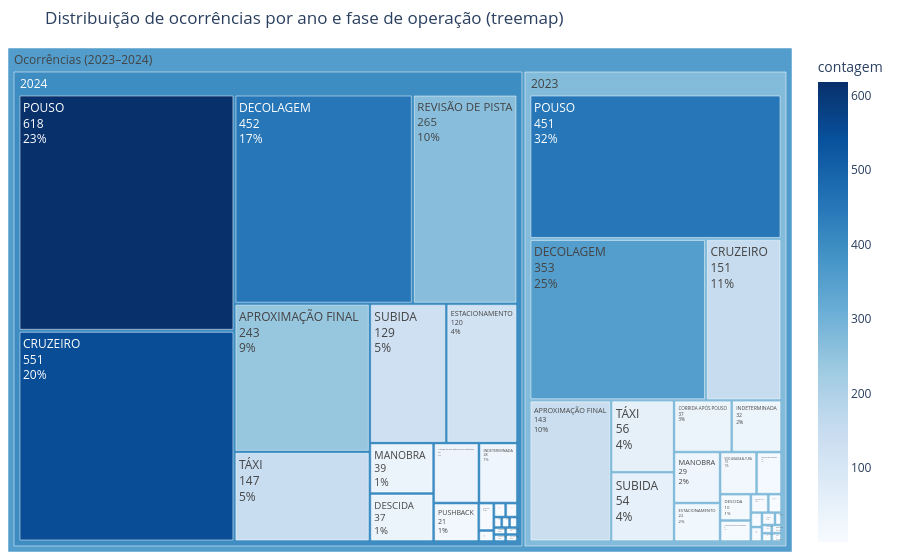
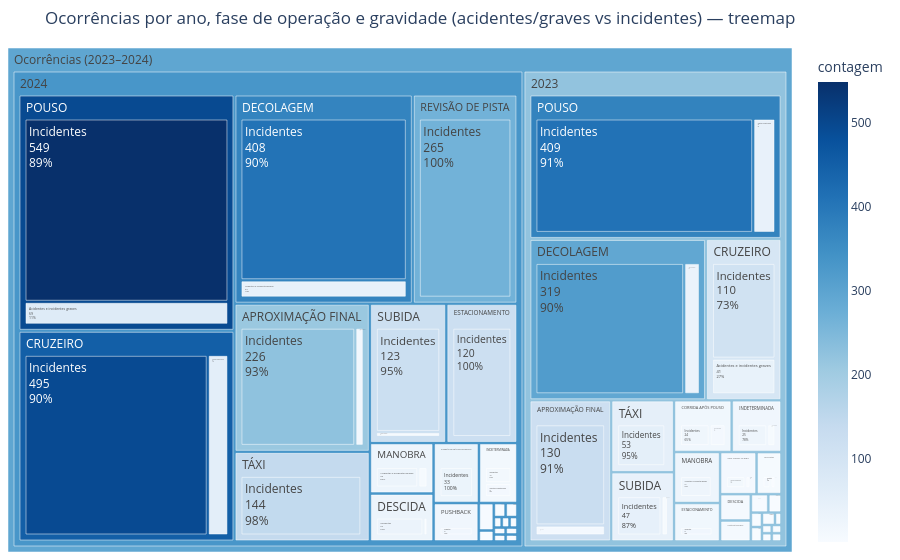

These figures' notebook cell, in order:
### Markdown cell above
## Distribuição das ocorrências por fase de voo
O dataframe ```df_aeronave``` contém outros atributos de interesse à este estudo. Ele mantem os dados do aeroporto de onde o voo decolou, o aeroporto onde estava programado o pouso e a fase de voo em que a ocorrência foi reportada. Num procedimento de avaliação de risco, é levado em conta as fases mais críticas de operação (STOLZER, 2016). Na aviação, as fases de decolagem, aproximação final e pouso são consideradas as mais críticas do voo, concentrando a maior parte das ocorrências aeronáuticas. Isso se deve à maior complexidade operacional nessas etapas, maior probabilidade de falha humana e também à menor margem de erro associada à proximidade do solo.

Estudos internacionais indicam que a maioria dos acidentes ocorre durante as fases de aproximação e pouso, seguidas pela decolagem (ICAO, 2023; Boeing, 2022). Essa evidência reforça a importância de analisar as ocorrências considerando a fase do voo, como forma de compreender melhor os fatores de risco envolvidos.

Vamos observar o agrupamento das ocorrências registradas por fase de voo para obter a confirmação do embasamento teórico citado.

### Code cell
# agrupamento de ocorrências por fase de voo
df_ocorrencia_fase_voo = df_aeronave[df_aeronave['aeronave_fase_operacao'].notna()]

df_ocorrencia_com_fase = df_ocorrencia.merge(
    df_ocorrencia_fase_voo[['codigo_ocorrencia2', 'aeronave_fase_operacao']],
    on='codigo_ocorrencia2',
    how='inner'
)
df_ocorrencia_com_fase_2023 = filter_by_year(df_ocorrencia_com_fase, 'ocorrencia_dia', [2023])
df_ocorrencia_com_fase_2024 = filter_by_year(df_ocorrencia_com_fase, 'ocorrencia_dia', [2024])

contagem_ocorrencias_por_fase_2023 = (
    df_ocorrencia_com_fase_2023
    .groupby('aeronave_fase_operacao')
    .size()
    .reset_index(name='contagem')
    .sort_values('contagem', ascending=False)
)

contagem_ocorrencias_por_fase_2024 = (
    df_ocorrencia_com_fase_2024
    .groupby('aeronave_fase_operacao')
    .size()
    .reset_index(name='contagem')
    .sort_values('contagem', ascending=False)
)

print("2023")
display(contagem_ocorrencias_por_fase_2023.head())
print("2024")
display(contagem_ocorrencias_por_fase_2024.head())

# Treemap: raiz = total (2023+2024); primeiro nível = ano; folhas = fase de operação
_df_treemap_fase = pd.concat(
    [
        contagem_ocorrencias_por_fase_2023.assign(ano="2023"),
        contagem_ocorrencias_por_fase_2024.assign(ano="2024"),
    ],
    ignore_index=True,
)
_df_treemap_fase["total_ocorrencias"] = "Ocorrências (2023–2024)"

fig_treemap_fase = ptex.treemap(
    _df_treemap_fase,
    path=["total_ocorrencias", "ano", "aeronave_fase_operacao"],
    values="contagem",
    color="contagem",
    color_continuous_scale="Blues",
    hover_data={"contagem": ":,.0f"},
)
fig_treemap_fase.update_traces(
    textinfo="label+value+percent parent",
    textfont_size=12,
    marker=dict(line=dict(width=0.5, color="white")),
)
fig_treemap_fase.update_layout(
    title="Distribuição de ocorrências por ano e fase de operação (treemap)",
    margin=dict(t=48, l=8, r=8, b=8),
    height=560,
)
fig_treemap_fase.show()


def _estrato_por_classificacao(serie):
    """Agrupa ACIDENTE + INCIDENTE GRAVE vs INCIDENTE; demais valores em 'Outras classificações'."""

    def _one(x):
        if pd.isna(x):
            return "(sem classificação)"
        x = str(x).strip()
        if x in ("ACIDENTE", "INCIDENTE GRAVE"):
            return "Acidentes e incidentes graves"
        if x == "INCIDENTE":
            return "Incidentes"
        return "Outras classificações"

    return serie.map(_one)


_parts_treemap_estrato = []
for _df_ano, _ano in (
    (df_ocorrencia_com_fase_2023, "2023"),
    (df_ocorrencia_com_fase_2024, "2024"),
):
    _t = _df_ano.assign(estrato=_estrato_por_classificacao(_df_ano["ocorrencia_classificacao"]))
    _parts_treemap_estrato.append(
        _t.groupby(["aeronave_fase_operacao", "estrato"], dropna=False)
        .size()
        .reset_index(name="contagem")
        .assign(ano=_ano)
    )

_df_treemap_fase_estrato = pd.concat(_parts_treemap_estrato, ignore_index=True)
_df_treemap_fase_estrato["total_ocorrencias"] = "Ocorrências (2023–2024)"

fig_treemap_fase_estrato = ptex.treemap(
    _df_treemap_fase_estrato,
    path=["total_ocorrencias", "ano", "aeronave_fase_operacao", "estrato"],
    values="contagem",
    color="contagem",
    color_continuous_scale="Blues",
    hover_data={"contagem": ":,.0f"},
)
fig_treemap_fase_estrato.update_traces(
    textinfo="label+value+percent parent",
    textfont_size=12,
    marker=dict(line=dict(width=0.5, color="white")),
)
fig_treemap_fase_estrato.update_layout(
    title="Ocorrências por ano, fase de operação e gravidade (acidentes/graves vs incidentes) — treemap",
    margin=dict(t=48, l=8, r=8, b=8),
    height=560,
)
fig_treemap_fase_estrato.show()

### Figure 1 — Plotly figure (JSON) as saved in the notebook; plotly's stock layout.template omitted (floating-point values rounded to 4 significant figures)
{"data": [{"branchvalues": "total", "customdata": [[451.0], [353.0], [151.0], [143.0], [56.0], [54.0], [37.0], [32.0], [29.0], [22.0], [19.0], [13.0], [10.0], [8.0], [4.0], [3.0], [2.0], [2.0], [2.0], [1.0], [1.0], [1.0], [1.0], [1.0], [618.0], [551.0], [452.0], [265.0], [243.0], [147.0], [129.0], [120.0], [39.0], [37.0], [33.0], [28.0], [21.0], [5.0], [2.0], [2.0], [2.0], [1.0], [1.0], [1.0], [1.0], [1.0], [1.0], [1.0], [273.5], [398.7], [356.1]], "domain": {"x": [0, 1], "y": [0, 1]}, "hovertemplate": "labels=%{label}<br>contagem_sum=%{value}<br>parent=%{parent}<br>id=%{id}<br>contagem=%{color:,.0f}<extra></extra>", "ids": ["Ocorrências (2023–2024)/2023/POUSO", "Ocorrências (2023–2024)/2023/DECOLAGEM", "Ocorrências (2023–2024)/2023/CRUZEIRO", "Ocorrências (2023–2024)/2023/APROXIMAÇÃO FINAL", "Ocorrências (2023–2024)/2023/TÁXI", "Ocorrências (2023–2024)/2023/SUBIDA", "Ocorrências (2023–2024)/2023/CORRIDA APÓS POUSO", "Ocorrências (2023–2024)/2023/INDETERMINADA", "Ocorrências (2023–2024)/2023/MANOBRA", "Ocorrências (2023–2024)/2023/ESTACIONAMENTO", "Ocorrências (2023–2024)/2023/VOO A BAIXA ALTURA", "Ocorrências (2023–2024)/2023/CIRCUITO DE TRÁFEGO", "Ocorrências (2023–2024)/2023/DESCIDA", "Ocorrências (2023–2024)/2023/INSPEÇÃO DE TRÂNSITO/INTERVOO", "Ocorrências (2023–2024)/2023/ARREMETIDA NO SOLO", "Ocorrências (2023–2024)/2023/ARREMETIDA NO AR", "Ocorrências (2023–2024)/2023/DECOLAGEM VERTICAL", "Ocorrências (2023–2024)/2023/PAIRADO", "Ocorrências (2023–2024)/2023/PUSHBACK", "Ocorrências (2023–2024)/2023/OUTRA FASE", "Ocorrências (2023–2024)/2023/PARTIDA DO MOTOR", "Ocorrências (2023–2024)/2023/CHEQUE DE MOTOR OU ROTOR", "Ocorrências (2023–2024)/2023/RETA FINAL", "Ocorrências (2023–2024)/2023/***", "Ocorrências (2023–2024)/2024/POUSO", "Ocorrências (2023–2024)/2024/CRUZEIRO", "Ocorrências (2023–2024)/2024/DECOLAGEM", "Ocorrências (2023–2024)/2024/REVISÃO DE PISTA", "Ocorrências (2023–2024)/2024/APROXIMAÇÃO FINAL", "Ocorrências (2023–2024)/2024/TÁXI", "Ocorrências (2023–2024)/2024/SUBIDA", "Ocorrências (2023–2024)/2024/ESTACIONAMENTO", "Ocorrências (2023–2024)/2024/MANOBRA", "Ocorrências (2023–2024)/2024/DESCIDA", "Ocorrências (2023–2024)/2024/INSPEÇÃO DE TRÂNSITO/INTERVOO", "Ocorrências (2023–2024)/2024/INDETERMINADA", "Ocorrências (2023–2024)/2024/PUSHBACK", "Ocorrências (2023–2024)/2024/OUTRA FASE", "Ocorrências (2023–2024)/2024/PAIRADO", "Ocorrências (2023–2024)/2024/NÃO IDENTIFICADA", "Ocorrências (2023–2024)/2024/CORRIDA APÓS POUSO", "Ocorrências (2023–2024)/2024/PARTIDA DO MOTOR", "Ocorrências (2023–2024)/2024/OPERAÇÃO DE SOLO", "Ocorrências (2023–2024)/2024/PROCEDIMENTO DE APROXIMAÇÃO IFR", "Ocorrências (2023–2024)/2024/ARREMETIDA NO AR", "Ocorrências (2023–2024)/2024/CIRCUITO DE TRÁFEGO", "Ocorrências (2023–2024)/2024/CHEQUE DE MOTOR OU ROTOR", "Ocorrências (2023–2024)/2024/VOO A BAIXA ALTURA", "Ocorrências (2023–2024)/2023", "Ocorrências (2023–2024)/2024", "Ocorrências (2023–2024)"], "labels": ["POUSO", "DECOLAGEM", "CRUZEIRO", "APROXIMAÇÃO FINAL", "TÁXI", "SUBIDA", "CORRIDA APÓS POUSO", "INDETERMINADA", "MANOBRA", "ESTACIONAMENTO", "VOO A BAIXA ALTURA", "CIRCUITO DE TRÁFEGO", "DESCIDA", "INSPEÇÃO DE TRÂNSITO/INTERVOO", "ARREMETIDA NO SOLO", "ARREMETIDA NO AR", "DECOLAGEM VERTICAL", "PAIRADO", "PUSHBACK", "OUTRA FASE", "PARTIDA DO MOTOR", "CHEQUE DE MOTOR OU ROTOR", "RETA FINAL", "***", "POUSO", "CRUZEIRO", "DECOLAGEM", "REVISÃO DE PISTA", "APROXIMAÇÃO FINAL", "TÁXI", "SUBIDA", "ESTACIONAMENTO", "MANOBRA", "DESCIDA", "INSPEÇÃO DE TRÂNSITO/INTERVOO", "INDETERMINADA", "PUSHBACK", "OUTRA FASE", "PAIRADO", "NÃO IDENTIFICADA", "CORRIDA APÓS POUSO", "PARTIDA DO MOTOR", "OPERAÇÃO DE SOLO", "PROCEDIMENTO DE APROXIMAÇÃO IFR", "ARREMETIDA NO AR", "CIRCUITO DE TRÁFEGO", "CHEQUE DE MOTOR OU ROTOR", "VOO A BAIXA ALTURA", "2023", "2024", "Ocorrências (2023–2024)"], "marker": {"coloraxis": "coloraxis", "colors": [451.0, 353.0, 151.0, 143.0, 56.0, 54.0, 37.0, 32.0, 29.0, 22.0, 19.0, 13.0, 10.0, 8.0, 4.0, 3.0, 2.0, 2.0, 2.0, 1.0, 1.0, 1.0, 1.0, 1.0, 618.0, 551.0, 452.0, 265.0, 243.0, 147.0, 129.0, 120.0, 39.0, 37.0, 33.0, 28.0, 21.0, 5.0, 2.0, 2.0, 2.0, 1.0, 1.0, 1.0, 1.0, 1.0, 1.0, 1.0, 273.5, 398.7, 356.1], "line": {"color": "white", "width": 0.5}}, "name": "", "parents": ["Ocorrências (2023–2024)/2023", "Ocorrências (2023–2024)/2023", "Ocorrências (2023–2024)/2023", "Ocorrências (2023–2024)/2023", "Ocorrências (2023–2024)/2023", "Ocorrências (2023–2024)/2023", "Ocorrências (2023–2024)/2023", "Ocorrências (2023–2024)/2023", "Ocorrências (2023–2024)/2023", "Ocorrências (2023–2024)/2023", "Ocorrências (2023–2024)/2023", "Ocorrências (2023–2024)/2023", "Ocorrências (2023–2024)/2023", "Ocorrências (2023–2024)/2023", "Ocorrências (2023–2024)/2023", "Ocorrências (2023–2024)/2023", "Ocorrências (2023–2024)/2023", "Ocorrências (2023–2024)/2023", "Ocorrências (2023–2024)/2023", "Ocorrências (2023–2024)/2023", "Ocorrências (2023–2024)/2023", "Ocorrências (2023–2024)/2023", "Ocorrências (2023–2024)/2023", "Ocorrências (2023–2024)/2023", "Ocorrências (2023–2024)/2024", "Ocorrências (2023–2024)/2024", "Ocorrências (2023–2024)/2024", "Ocorrências (2023–2024)/2024", "Ocorrências (2023–2024)/2024", "Ocorrências (2023–2024)/2024", "Ocorrências (2023–2024)/2024", "Ocorrências (2023–2024)/2024", "Ocorrências (2023–2024)/2024", "Ocorrências (2023–2024)/2024", "Ocorrências (2023–2024)/2024", "Ocorrências (2023–2024)/2024", "Ocorrências (2023–2024)/2024", "Ocorrências (2023–2024)/2024", "Ocorrências (2023–2024)/2024", "Ocorrências (2023–2024)/2024", "Ocorrências (2023–2024)/2024", "Ocorrências (2023–2024)/2024", "Ocorrências (2023–2024)/2024", "Ocorrências (2023–2024)/2024", "Ocorrências (2023–2024)/2024", "Ocorrências (2023–2024)/2024", "Ocorrências (2023–2024)/2024", "Ocorrências (2023–2024)/2024", "Ocorrências (2023–2024)", "Ocorrências (2023–2024)", ""], "textfont": {"size": 12}, "textinfo": "label+value+percent parent", "type": "treemap", "values": [451.0, 353.0, 151.0, 143.0, 56.0, 54.0, 37.0, 32.0, 29.0, 22.0, 19.0, 13.0, 10.0, 8.0, 4.0, 3.0, 2.0, 2.0, 2.0, 1.0, 1.0, 1.0, 1.0, 1.0, 618.0, 551.0, 452.0, 265.0, 243.0, 147.0, 129.0, 120.0, 39.0, 37.0, 33.0, 28.0, 21.0, 5.0, 2.0, 2.0, 2.0, 1.0, 1.0, 1.0, 1.0, 1.0, 1.0, 1.0, 1396.0, 2701.0, 4097.0]}], "layout": {"coloraxis": {"colorbar": {"title": {"text": "contagem"}}, "colorscale": [[0, "rgb(247,251,255)"], [0.125, "rgb(222,235,247)"], [0.25, "rgb(198,219,239)"], [0.375, "rgb(158,202,225)"], [0.5, "rgb(107,174,214)"], [0.625, "rgb(66,146,198)"], [0.75, "rgb(33,113,181)"], [0.875, "rgb(8,81,156)"], [1, "rgb(8,48,107)"]]}, "height": 560, "legend": {"tracegroupgap": 0}, "margin": {"b": 8, "l": 8, "r": 8, "t": 48}, "title": {"text": "Distribuição de ocorrências por ano e fase de operação (treemap)"}}}

### Figure 2 — Plotly figure (JSON) as saved in the notebook; plotly's stock layout.template omitted (floating-point values rounded to 4 significant figures)
{"data": [{"branchvalues": "total", "customdata": [[1.0], [13.0], [130.0], [1.0], [2.0], [4.0], [1.0], [5.0], [8.0], [13.0], [24.0], [41.0], [110.0], [34.0], [319.0], [2.0], [1.0], [9.0], [1.0], [21.0], [7.0], [25.0], [8.0], [27.0], [2.0], [1.0], [1.0], [1.0], [1.0], [42.0], [409.0], [2.0], [1.0], [7.0], [47.0], [3.0], [53.0], [15.0], [4.0], [17.0], [226.0], [1.0], [1.0], [1.0], [1.0], [1.0], [56.0], [495.0], [44.0], [408.0], [3.0], [34.0], [120.0], [13.0], [15.0], [33.0], [32.0], [7.0], [1.0], [1.0], [1.0], [1.0], [4.0], [1.0], [1.0], [1.0], [69.0], [549.0], [1.0], [21.0], [265.0], [6.0], [123.0], [3.0], [144.0], [1.0], [1.0], [119.4], [1.667], [4.0], [1.0], [6.846], [20.14], [91.26], [291.5], [2.0], [8.2], [20.09], [21.06], [8.0], [25.28], [1.0], [1.0], [1.0], [374.8], [2.0], [1.0], [41.81], [50.32], [12.68], [211.4], [1.0], [1.0], [1.0], [1.0], [450.4], [372.6], [31.49], [120.0], [14.07], [33.0], [27.51], [1.0], [1.0], [3.4], [1.0], [1.0], [495.4], [1.0], [21.0], [265.0], [117.6], [141.1], [1.0], [222.8], [332.8], [295.3]], "domain": {"x": [0, 1], "y": [0, 1]}, "hovertemplate": "labels=%{label}<br>contagem_sum=%{value}<br>parent=%{parent}<br>id=%{id}<br>contagem=%{color:,.0f}<extra></extra>", "ids": ["Ocorrências (2023–2024)/2023/***/Incidentes", "Ocorrências (2023–2024)/2023/APROXIMAÇÃO FINAL/Acidentes e incidentes graves", "Ocorrências (2023–2024)/2023/APROXIMAÇÃO FINAL/Incidentes", "Ocorrências (2023–2024)/2023/ARREMETIDA NO AR/Acidentes e incidentes graves", "Ocorrências (2023–2024)/2023/ARREMETIDA NO AR/Incidentes", "Ocorrências (2023–2024)/2023/ARREMETIDA NO SOLO/Acidentes e incidentes graves", "Ocorrências (2023–2024)/2023/CHEQUE DE MOTOR OU ROTOR/Incidentes", "Ocorrências (2023–2024)/2023/CIRCUITO DE TRÁFEGO/Acidentes e incidentes graves", "Ocorrências (2023–2024)/2023/CIRCUITO DE TRÁFEGO/Incidentes", "Ocorrências (2023–2024)/2023/CORRIDA APÓS POUSO/Acidentes e incidentes graves", "Ocorrências (2023–2024)/2023/CORRIDA APÓS POUSO/Incidentes", "Ocorrências (2023–2024)/2023/CRUZEIRO/Acidentes e incidentes graves", "Ocorrências (2023–2024)/2023/CRUZEIRO/Incidentes", "Ocorrências (2023–2024)/2023/DECOLAGEM/Acidentes e incidentes graves", "Ocorrências (2023–2024)/2023/DECOLAGEM/Incidentes", "Ocorrências (2023–2024)/2023/DECOLAGEM VERTICAL/Incidentes", "Ocorrências (2023–2024)/2023/DESCIDA/Acidentes e incidentes graves", "Ocorrências (2023–2024)/2023/DESCIDA/Incidentes", "Ocorrências (2023–2024)/2023/ESTACIONAMENTO/Acidentes e incidentes graves", "Ocorrências (2023–2024)/2023/ESTACIONAMENTO/Incidentes", "Ocorrências (2023–2024)/2023/INDETERMINADA/Acidentes e incidentes graves", "Ocorrências (2023–2024)/2023/INDETERMINADA/Incidentes", "Ocorrências (2023–2024)/2023/INSPEÇÃO DE TRÂNSITO/INTERVOO/Incidentes", "Ocorrências (2023–2024)/2023/MANOBRA/Acidentes e incidentes graves", "Ocorrências (2023–2024)/2023/MANOBRA/Incidentes", "Ocorrências (2023–2024)/2023/OUTRA FASE/Incidentes", "Ocorrências (2023–2024)/2023/PAIRADO/Acidentes e incidentes graves", "Ocorrências (2023–2024)/2023/PAIRADO/Incidentes", "Ocorrências (2023–2024)/2023/PARTIDA DO MOTOR/Incidentes", "Ocorrências (2023–2024)/2023/POUSO/Acidentes e incidentes graves", "Ocorrências (2023–2024)/2023/POUSO/Incidentes", "Ocorrências (2023–2024)/2023/PUSHBACK/Incidentes", "Ocorrências (2023–2024)/2023/RETA FINAL/Acidentes e incidentes graves", "Ocorrências (2023–2024)/2023/SUBIDA/Acidentes e incidentes graves", "Ocorrências (2023–2024)/2023/SUBIDA/Incidentes", "Ocorrências (2023–2024)/2023/TÁXI/Acidentes e incidentes graves", "Ocorrências (2023–2024)/2023/TÁXI/Incidentes", "Ocorrências (2023–2024)/2023/VOO A BAIXA ALTURA/Acidentes e incidentes graves", "Ocorrências (2023–2024)/2023/VOO A BAIXA ALTURA/Incidentes", "Ocorrências (2023–2024)/2024/APROXIMAÇÃO FINAL/Acidentes e incidentes graves", "Ocorrências (2023–2024)/2024/APROXIMAÇÃO FINAL/Incidentes", "Ocorrências (2023–2024)/2024/ARREMETIDA NO AR/Acidentes e incidentes graves", "Ocorrências (2023–2024)/2024/CHEQUE DE MOTOR OU ROTOR/Acidentes e incidentes graves", "Ocorrências (2023–2024)/2024/CIRCUITO DE TRÁFEGO/Acidentes e incidentes graves", "Ocorrências (2023–2024)/2024/CORRIDA APÓS POUSO/Acidentes e incidentes graves", "Ocorrências (2023–2024)/2024/CORRIDA APÓS POUSO/Incidentes", "Ocorrências (2023–2024)/2024/CRUZEIRO/Acidentes e incidentes graves", "Ocorrências (2023–2024)/2024/CRUZEIRO/Incidentes", "Ocorrências (2023–2024)/2024/DECOLAGEM/Acidentes e incidentes graves", "Ocorrências (2023–2024)/2024/DECOLAGEM/Incidentes", "Ocorrências (2023–2024)/2024/DESCIDA/Acidentes e incidentes graves", "Ocorrências (2023–2024)/2024/DESCIDA/Incidentes", "Ocorrências (2023–2024)/2024/ESTACIONAMENTO/Incidentes", "Ocorrências (2023–2024)/2024/INDETERMINADA/Acidentes e incidentes graves", "Ocorrências (2023–2024)/2024/INDETERMINADA/Incidentes", "Ocorrências (2023–2024)/2024/INSPEÇÃO DE TRÂNSITO/INTERVOO/Incidentes", "Ocorrências (2023–2024)/2024/MANOBRA/Acidentes e incidentes graves", "Ocorrências (2023–2024)/2024/MANOBRA/Incidentes", "Ocorrências (2023–2024)/2024/NÃO IDENTIFICADA/Acidentes e incidentes graves", "Ocorrências (2023–2024)/2024/NÃO IDENTIFICADA/Incidentes", "Ocorrências (2023–2024)/2024/OPERAÇÃO DE SOLO/Incidentes", "Ocorrências (2023–2024)/2024/OUTRA FASE/Acidentes e incidentes graves", "Ocorrências (2023–2024)/2024/OUTRA FASE/Incidentes", "Ocorrências (2023–2024)/2024/PAIRADO/Acidentes e incidentes graves", "Ocorrências (2023–2024)/2024/PAIRADO/Incidentes", "Ocorrências (2023–2024)/2024/PARTIDA DO MOTOR/Acidentes e incidentes graves", "Ocorrências (2023–2024)/2024/POUSO/Acidentes e incidentes graves", "Ocorrências (2023–2024)/2024/POUSO/Incidentes", "Ocorrências (2023–2024)/2024/PROCEDIMENTO DE APROXIMAÇÃO IFR/Incidentes", "Ocorrências (2023–2024)/2024/PUSHBACK/Incidentes", "Ocorrências (2023–2024)/2024/REVISÃO DE PISTA/Incidentes", "Ocorrências (2023–2024)/2024/SUBIDA/Acidentes e incidentes graves", "Ocorrências (2023–2024)/2024/SUBIDA/Incidentes", "Ocorrências (2023–2024)/2024/TÁXI/Acidentes e incidentes graves", "Ocorrências (2023–2024)/2024/TÁXI/Incidentes", "Ocorrências (2023–2024)/2024/VOO A BAIXA ALTURA/Acidentes e incidentes graves", "Ocorrências (2023–2024)/2023/***", "Ocorrências (2023–2024)/2023/APROXIMAÇÃO FINAL", "Ocorrências (2023–2024)/2023/ARREMETIDA NO AR", "Ocorrências (2023–2024)/2023/ARREMETIDA NO SOLO", "Ocorrências (2023–2024)/2023/CHEQUE DE MOTOR OU ROTOR", "Ocorrências (2023–2024)/2023/CIRCUITO DE TRÁFEGO", "Ocorrências (2023–2024)/2023/CORRIDA APÓS POUSO", "Ocorrências (2023–2024)/2023/CRUZEIRO", "Ocorrências (2023–2024)/2023/DECOLAGEM", "Ocorrências (2023–2024)/2023/DECOLAGEM VERTICAL", "Ocorrências (2023–2024)/2023/DESCIDA", "Ocorrências (2023–2024)/2023/ESTACIONAMENTO", "Ocorrências (2023–2024)/2023/INDETERMINADA", "Ocorrências (2023–2024)/2023/INSPEÇÃO DE TRÂNSITO/INTERVOO", "Ocorrências (2023–2024)/2023/MANOBRA", "Ocorrências (2023–2024)/2023/OUTRA FASE", "Ocorrências (2023–2024)/2023/PAIRADO", "Ocorrências (2023–2024)/2023/PARTIDA DO MOTOR", "Ocorrências (2023–2024)/2023/POUSO", "Ocorrências (2023–2024)/2023/PUSHBACK", "Ocorrências (2023–2024)/2023/RETA FINAL", "Ocorrências (2023–2024)/2023/SUBIDA", "Ocorrências (2023–2024)/2023/TÁXI", "Ocorrências (2023–2024)/2023/VOO A BAIXA ALTURA", "Ocorrências (2023–2024)/2024/APROXIMAÇÃO FINAL", "Ocorrências (2023–2024)/2024/ARREMETIDA NO AR", "Ocorrências (2023–2024)/2024/CHEQUE DE MOTOR OU ROTOR", "Ocorrências (2023–2024)/2024/CIRCUITO DE TRÁFEGO", "Ocorrências (2023–2024)/2024/CORRIDA APÓS POUSO", "Ocorrências (2023–2024)/2024/CRUZEIRO", "Ocorrências (2023–2024)/2024/DECOLAGEM", "Ocorrências (2023–2024)/2024/DESCIDA", "Ocorrências (2023–2024)/2024/ESTACIONAMENTO", "Ocorrências (2023–2024)/2024/INDETERMINADA", "Ocorrências (2023–2024)/2024/INSPEÇÃO DE TRÂNSITO/INTERVOO", "Ocorrências (2023–2024)/2024/MANOBRA", "Ocorrências (2023–2024)/2024/NÃO IDENTIFICADA", "Ocorrências (2023–2024)/2024/OPERAÇÃO DE SOLO", "Ocorrências (2023–2024)/2024/OUTRA FASE", "Ocorrências (2023–2024)/2024/PAIRADO", "Ocorrências (2023–2024)/2024/PARTIDA DO MOTOR", "Ocorrências (2023–2024)/2024/POUSO", "Ocorrências (2023–2024)/2024/PROCEDIMENTO DE APROXIMAÇÃO IFR", "Ocorrências (2023–2024)/2024/PUSHBACK", "Ocorrências (2023–2024)/2024/REVISÃO DE PISTA", "Ocorrências (2023–2024)/2024/SUBIDA", "Ocorrências (2023–2024)/2024/TÁXI", "Ocorrências (2023–2024)/2024/VOO A BAIXA ALTURA", "Ocorrências (2023–2024)/2023", "Ocorrências (2023–2024)/2024", "Ocorrências (2023–2024)"], "labels": ["Incidentes", "Acidentes e incidentes graves", "Incidentes", "Acidentes e incidentes graves", "Incidentes", "Acidentes e incidentes graves", "Incidentes", "Acidentes e incidentes graves", "Incidentes", "Acidentes e incidentes graves", "Incidentes", "Acidentes e incidentes graves", "Incidentes", "Acidentes e incidentes graves", "Incidentes", "Incidentes", "Acidentes e incidentes graves", "Incidentes", "Acidentes e incidentes graves", "Incidentes", "Acidentes e incidentes graves", "Incidentes", "Incidentes", "Acidentes e incidentes graves", "Incidentes", "Incidentes", "Acidentes e incidentes graves", "Incidentes", "Incidentes", "Acidentes e incidentes graves", "Incidentes", "Incidentes", "Acidentes e incidentes graves", "Acidentes e incidentes graves", "Incidentes", "Acidentes e incidentes graves", "Incidentes", "Acidentes e incidentes graves", "Incidentes", "Acidentes e incidentes graves", "Incidentes", "Acidentes e incidentes graves", "Acidentes e incidentes graves", "Acidentes e incidentes graves", "Acidentes e incidentes graves", "Incidentes", "Acidentes e incidentes graves", "Incidentes", "Acidentes e incidentes graves", "Incidentes", "Acidentes e incidentes graves", "Incidentes", "Incidentes", "Acidentes e incidentes graves", "Incidentes", "Incidentes", "Acidentes e incidentes graves", "Incidentes", "Acidentes e incidentes graves", "Incidentes", "Incidentes", "Acidentes e incidentes graves", "Incidentes", "Acidentes e incidentes graves", "Incidentes", "Acidentes e incidentes graves", "Acidentes e incidentes graves", "Incidentes", "Incidentes", "Incidentes", "Incidentes", "Acidentes e incidentes graves", "Incidentes", "Acidentes e incidentes graves", "Incidentes", "Acidentes e incidentes graves", "***", "APROXIMAÇÃO FINAL", "ARREMETIDA NO AR", "ARREMETIDA NO SOLO", "CHEQUE DE MOTOR OU ROTOR", "CIRCUITO DE TRÁFEGO", "CORRIDA APÓS POUSO", "CRUZEIRO", "DECOLAGEM", "DECOLAGEM VERTICAL", "DESCIDA", "ESTACIONAMENTO", "INDETERMINADA", "INSPEÇÃO DE TRÂNSITO/INTERVOO", "MANOBRA", "OUTRA FASE", "PAIRADO", "PARTIDA DO MOTOR", "POUSO", "PUSHBACK", "RETA FINAL", "SUBIDA", "TÁXI", "VOO A BAIXA ALTURA", "APROXIMAÇÃO FINAL", "ARREMETIDA NO AR", "CHEQUE DE MOTOR OU ROTOR", "CIRCUITO DE TRÁFEGO", "CORRIDA APÓS POUSO", "CRUZEIRO", "DECOLAGEM", "DESCIDA", "ESTACIONAMENTO", "INDETERMINADA", "INSPEÇÃO DE TRÂNSITO/INTERVOO", "MANOBRA", "NÃO IDENTIFICADA", "OPERAÇÃO DE SOLO", "OUTRA FASE", "PAIRADO", "PARTIDA DO MOTOR", "POUSO", "PROCEDIMENTO DE APROXIMAÇÃO IFR", "PUSHBACK", "REVISÃO DE PISTA", "SUBIDA", "TÁXI", "VOO A BAIXA ALTURA", "2023", "2024", "Ocorrências (2023–2024)"], "marker": {"coloraxis": "coloraxis", "colors": [1.0, 13.0, 130.0, 1.0, 2.0, 4.0, 1.0, 5.0, 8.0, 13.0, 24.0, 41.0, 110.0, 34.0, 319.0, 2.0, 1.0, 9.0, 1.0, 21.0, 7.0, 25.0, 8.0, 27.0, 2.0, 1.0, 1.0, 1.0, 1.0, 42.0, 409.0, 2.0, 1.0, 7.0, 47.0, 3.0, 53.0, 15.0, 4.0, 17.0, 226.0, 1.0, 1.0, 1.0, 1.0, 1.0, 56.0, 495.0, 44.0, 408.0, 3.0, 34.0, 120.0, 13.0, 15.0, 33.0, 32.0, 7.0, 1.0, 1.0, 1.0, 1.0, 4.0, 1.0, 1.0, 1.0, 69.0, 549.0, 1.0, 21.0, 265.0, 6.0, 123.0, 3.0, 144.0, 1.0, 1.0, 119.4, 1.667, 4.0, 1.0, 6.846, 20.14, 91.26, 291.5, 2.0, 8.2, 20.09, 21.06, 8.0, 25.28, 1.0, 1.0, 1.0, 374.8, 2.0, 1.0, 41.81, 50.32, 12.68, 211.4, 1.0, 1.0, 1.0, 1.0, 450.4, 372.6, 31.49, 120.0, 14.07, 33.0, 27.51, 1.0, 1.0, 3.4, 1.0, 1.0, 495.4, 1.0, 21.0, 265.0, 117.6, 141.1, 1.0, 222.8, 332.8, 295.3], "line": {"color": "white", "width": 0.5}}, "name": "", "parents": ["Ocorrências (2023–2024)/2023/***", "Ocorrências (2023–2024)/2023/APROXIMAÇÃO FINAL", "Ocorrências (2023–2024)/2023/APROXIMAÇÃO FINAL", "Ocorrências (2023–2024)/2023/ARREMETIDA NO AR", "Ocorrências (2023–2024)/2023/ARREMETIDA NO AR", "Ocorrências (2023–2024)/2023/ARREMETIDA NO SOLO", "Ocorrências (2023–2024)/2023/CHEQUE DE MOTOR OU ROTOR", "Ocorrências (2023–2024)/2023/CIRCUITO DE TRÁFEGO", "Ocorrências (2023–2024)/2023/CIRCUITO DE TRÁFEGO", "Ocorrências (2023–2024)/2023/CORRIDA APÓS POUSO", "Ocorrências (2023–2024)/2023/CORRIDA APÓS POUSO", "Ocorrências (2023–2024)/2023/CRUZEIRO", "Ocorrências (2023–2024)/2023/CRUZEIRO", "Ocorrências (2023–2024)/2023/DECOLAGEM", "Ocorrências (2023–2024)/2023/DECOLAGEM", "Ocorrências (2023–2024)/2023/DECOLAGEM VERTICAL", "Ocorrências (2023–2024)/2023/DESCIDA", "Ocorrências (2023–2024)/2023/DESCIDA", "Ocorrências (2023–2024)/2023/ESTACIONAMENTO", "Ocorrências (2023–2024)/2023/ESTACIONAMENTO", "Ocorrências (2023–2024)/2023/INDETERMINADA", "Ocorrências (2023–2024)/2023/INDETERMINADA", "Ocorrências (2023–2024)/2023/INSPEÇÃO DE TRÂNSITO/INTERVOO", "Ocorrências (2023–2024)/2023/MANOBRA", "Ocorrências (2023–2024)/2023/MANOBRA", "Ocorrências (2023–2024)/2023/OUTRA FASE", "Ocorrências (2023–2024)/2023/PAIRADO", "Ocorrências (2023–2024)/2023/PAIRADO", "Ocorrências (2023–2024)/2023/PARTIDA DO MOTOR", "Ocorrências (2023–2024)/2023/POUSO", "Ocorrências (2023–2024)/2023/POUSO", "Ocorrências (2023–2024)/2023/PUSHBACK", "Ocorrências (2023–2024)/2023/RETA FINAL", "Ocorrências (2023–2024)/2023/SUBIDA", "Ocorrências (2023–2024)/2023/SUBIDA", "Ocorrências (2023–2024)/2023/TÁXI", "Ocorrências (2023–2024)/2023/TÁXI", "Ocorrências (2023–2024)/2023/VOO A BAIXA ALTURA", "Ocorrências (2023–2024)/2023/VOO A BAIXA ALTURA", "Ocorrências (2023–2024)/2024/APROXIMAÇÃO FINAL", "Ocorrências (2023–2024)/2024/APROXIMAÇÃO FINAL", "Ocorrências (2023–2024)/2024/ARREMETIDA NO AR", "Ocorrências (2023–2024)/2024/CHEQUE DE MOTOR OU ROTOR", "Ocorrências (2023–2024)/2024/CIRCUITO DE TRÁFEGO", "Ocorrências (2023–2024)/2024/CORRIDA APÓS POUSO", "Ocorrências (2023–2024)/2024/CORRIDA APÓS POUSO", "Ocorrências (2023–2024)/2024/CRUZEIRO", "Ocorrências (2023–2024)/2024/CRUZEIRO", "Ocorrências (2023–2024)/2024/DECOLAGEM", "Ocorrências (2023–2024)/2024/DECOLAGEM", "Ocorrências (2023–2024)/2024/DESCIDA", "Ocorrências (2023–2024)/2024/DESCIDA", "Ocorrências (2023–2024)/2024/ESTACIONAMENTO", "Ocorrências (2023–2024)/2024/INDETERMINADA", "Ocorrências (2023–2024)/2024/INDETERMINADA", "Ocorrências (2023–2024)/2024/INSPEÇÃO DE TRÂNSITO/INTERVOO", "Ocorrências (2023–2024)/2024/MANOBRA", "Ocorrências (2023–2024)/2024/MANOBRA", "Ocorrências (2023–2024)/2024/NÃO IDENTIFICADA", "Ocorrências (2023–2024)/2024/NÃO IDENTIFICADA", "Ocorrências (2023–2024)/2024/OPERAÇÃO DE SOLO", "Ocorrências (2023–2024)/2024/OUTRA FASE", "Ocorrências (2023–2024)/2024/OUTRA FASE", "Ocorrências (2023–2024)/2024/PAIRADO", "Ocorrências (2023–2024)/2024/PAIRADO", "Ocorrências (2023–2024)/2024/PARTIDA DO MOTOR", "Ocorrências (2023–2024)/2024/POUSO", "Ocorrências (2023–2024)/2024/POUSO", "Ocorrências (2023–2024)/2024/PROCEDIMENTO DE APROXIMAÇÃO IFR", "Ocorrências (2023–2024)/2024/PUSHBACK", "Ocorrências (2023–2024)/2024/REVISÃO DE PISTA", "Ocorrências (2023–2024)/2024/SUBIDA", "Ocorrências (2023–2024)/2024/SUBIDA", "Ocorrências (2023–2024)/2024/TÁXI", "Ocorrências (2023–2024)/2024/TÁXI", "Ocorrências (2023–2024)/2024/VOO A BAIXA ALTURA", "Ocorrências (2023–2024)/2023", "Ocorrências (2023–2024)/2023", "Ocorrências (2023–2024)/2023", "Ocorrências (2023–2024)/2023", "Ocorrências (2023–2024)/2023", "Ocorrências (2023–2024)/2023", "Ocorrências (2023–2024)/2023", "Ocorrências (2023–2024)/2023", "Ocorrências (2023–2024)/2023", "Ocorrências (2023–2024)/2023", "Ocorrências (2023–2024)/2023", "Ocorrências (2023–2024)/2023", "Ocorrências (2023–2024)/2023", "Ocorrências (2023–2024)/2023", "Ocorrências (2023–2024)/2023", "Ocorrências (2023–2024)/2023", "Ocorrências (2023–2024)/2023", "Ocorrências (2023–2024)/2023", "Ocorrências (2023–2024)/2023", "Ocorrências (2023–2024)/2023", "Ocorrências (2023–2024)/2023", "Ocorrências (2023–2024)/2023", "Ocorrências (2023–2024)/2023", "Ocorrências (2023–2024)/2023", "Ocorrências (2023–2024)/2024", "Ocorrências (2023–2024)/2024", "Ocorrências (2023–2024)/2024", "Ocorrências (2023–2024)/2024", "Ocorrências (2023–2024)/2024", "Ocorrências (2023–2024)/2024", "Ocorrências (2023–2024)/2024", "Ocorrências (2023–2024)/2024", "Ocorrências (2023–2024)/2024", "Ocorrências (2023–2024)/2024", "Ocorrências (2023–2024)/2024", "Ocorrências (2023–2024)/2024", "Ocorrências (2023–2024)/2024", "Ocorrências (2023–2024)/2024", "Ocorrências (2023–2024)/2024", "Ocorrências (2023–2024)/2024", "Ocorrências (2023–2024)/2024", "Ocorrências (2023–2024)/2024", "Ocorrências (2023–2024)/2024", "Ocorrências (2023–2024)/2024", "Ocorrências (2023–2024)/2024", "Ocorrências (2023–2024)/2024", "Ocorrências (2023–2024)/2024", "Ocorrências (2023–2024)/2024", "Ocorrências (2023–2024)", "Ocorrências (2023–2024)", ""], "textfont": {"size": 12}, "textinfo": "label+value+percent parent", "type": "treemap", "values": [1.0, 13.0, 130.0, 1.0, 2.0, 4.0, 1.0, 5.0, 8.0, 13.0, 24.0, 41.0, 110.0, 34.0, 319.0, 2.0, 1.0, 9.0, 1.0, 21.0, 7.0, 25.0, 8.0, 27.0, 2.0, 1.0, 1.0, 1.0, 1.0, 42.0, 409.0, 2.0, 1.0, 7.0, 47.0, 3.0, 53.0, 15.0, 4.0, 17.0, 226.0, 1.0, 1.0, 1.0, 1.0, 1.0, 56.0, 495.0, 44.0, 408.0, 3.0, 34.0, 120.0, 13.0, 15.0, 33.0, 32.0, 7.0, 1.0, 1.0, 1.0, 1.0, 4.0, 1.0, 1.0, 1.0, 69.0, 549.0, 1.0, 21.0, 265.0, 6.0, 123.0, 3.0, 144.0, 1.0, 1.0, 143.0, 3.0, 4.0, 1.0, 13.0, 37.0, 151.0, 353.0, 2.0, 10.0, 22.0, 32.0, 8.0, 29.0, 1.0, 2.0, 1.0, 451.0, 2.0, 1.0, 54.0, 56.0, 19.0, 243.0, 1.0, 1.0, 1.0, 2.0, 551.0, 452.0, 37.0, 120.0, 28.0, 33.0, 39.0, 2.0, 1.0, 5.0, 2.0, 1.0, 618.0, 1.0, 21.0, 265.0, 129.0, 147.0, 1.0, 1396.0, 2701.0, 4097.0]}], "layout": {"coloraxis": {"colorbar": {"title": {"text": "contagem"}}, "colorscale": [[0, "rgb(247,251,255)"], [0.125, "rgb(222,235,247)"], [0.25, "rgb(198,219,239)"], [0.375, "rgb(158,202,225)"], [0.5, "rgb(107,174,214)"], [0.625, "rgb(66,146,198)"], [0.75, "rgb(33,113,181)"], [0.875, "rgb(8,81,156)"], [1, "rgb(8,48,107)"]]}, "height": 560, "legend": {"tracegroupgap": 0}, "margin": {"b": 8, "l": 8, "r": 8, "t": 48}, "title": {"text": "Ocorrências por ano, fase de operação e gravidade (acidentes/graves vs incidentes) — treemap"}}}
